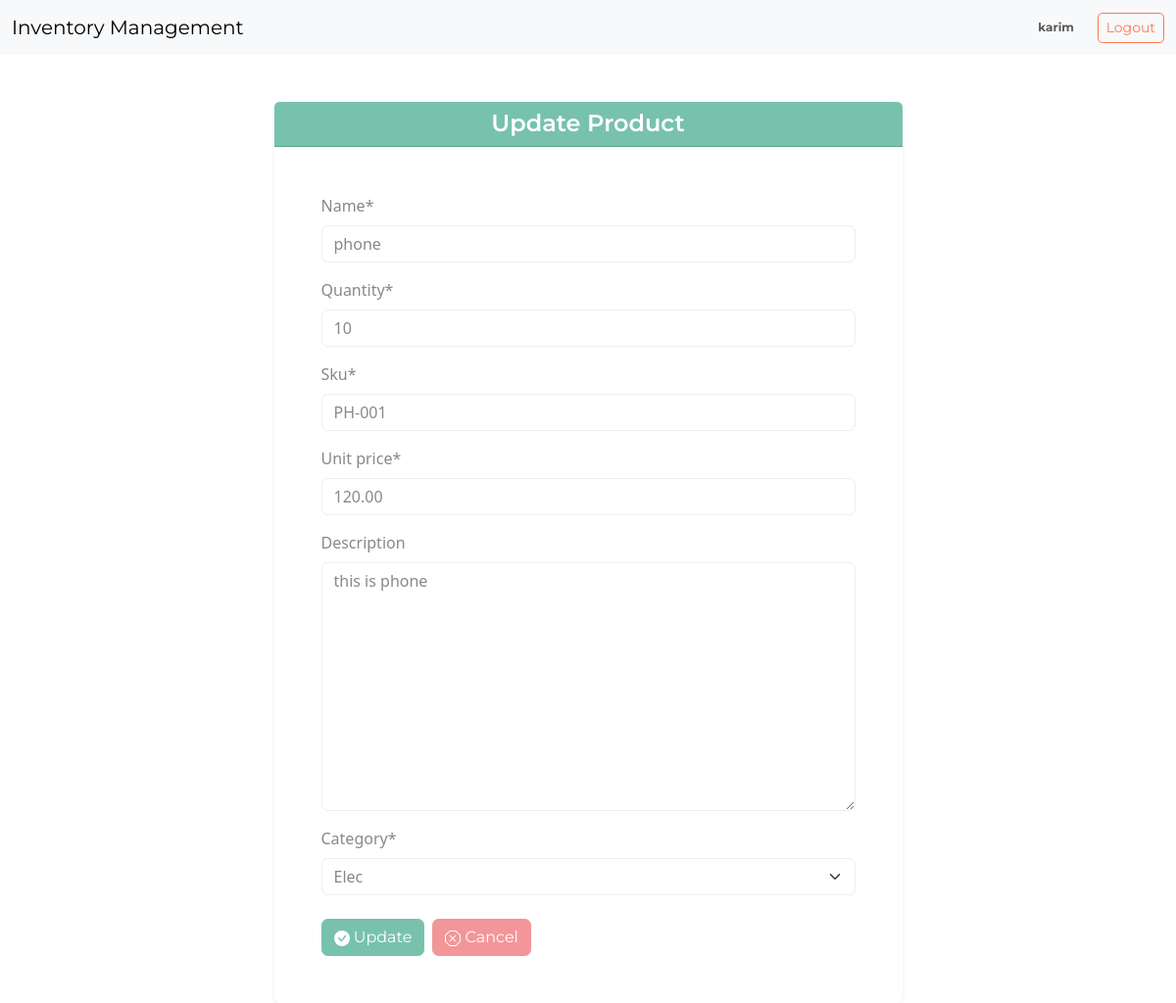
Page /update/PH-001 (signed in) on the earlier database version.
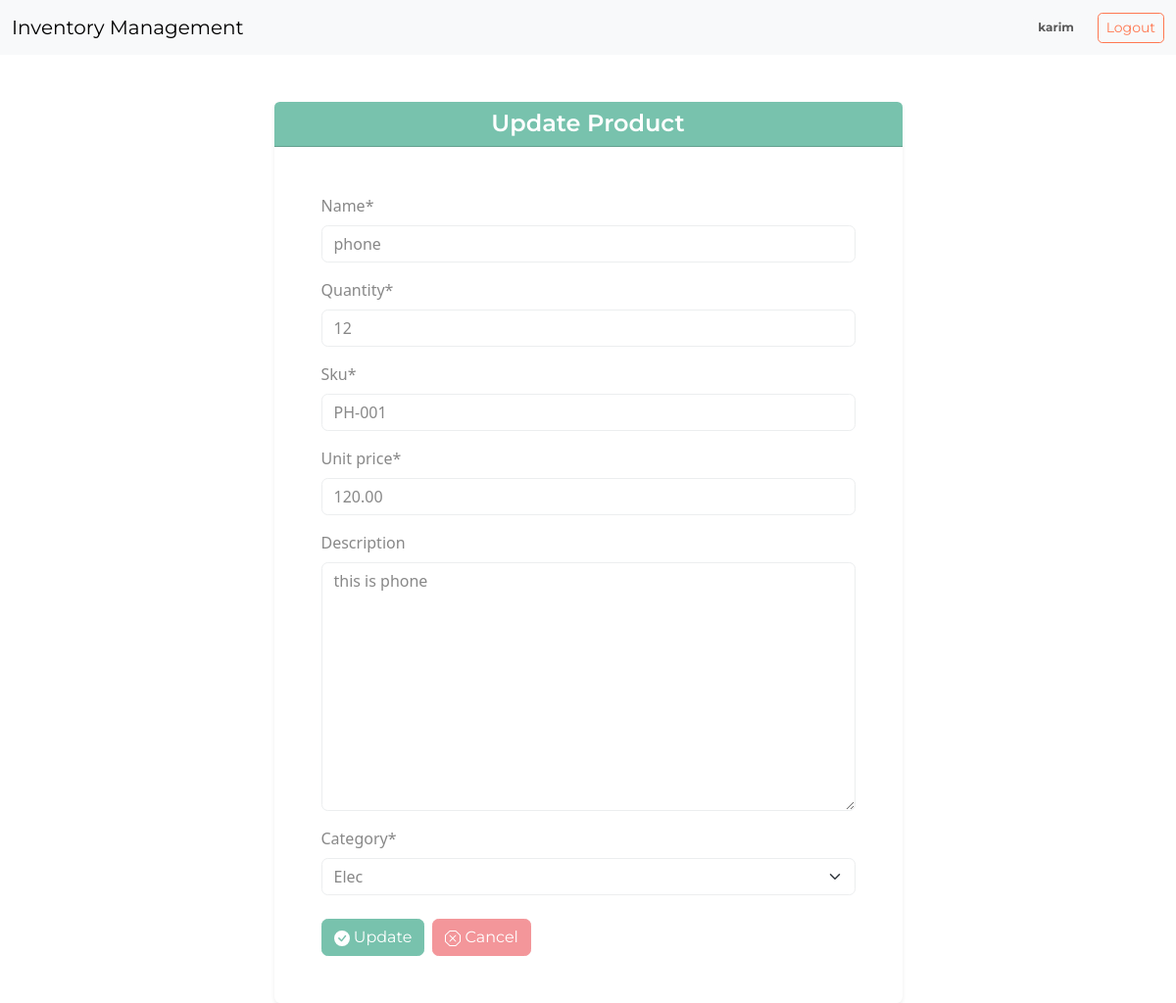
Same page on the later database version.
### inventory/models.py (models this page shows, shortened)
class TimeStampedModel(models.Model):
    created_at = models.DateTimeField(auto_now_add=True)
    updated_at = models.DateTimeField(auto_now=True)
    class Meta:
        abstract = True

class InventoryItem(TimeStampedModel):
    name = models.CharField(max_length=255)
    slug = models.SlugField(max_length=255, unique=True, blank=True)
    quantity = models.PositiveIntegerField(default=0)
    sku = models.CharField(
        unique=True,
        max_length=100,
    )
    unit_price = models.DecimalField(
        max_digits=10, decimal_places=2, validators=[MinValueValidator(0)]
    )
    reorder_level = models.PositiveIntegerField(
        default=10, help_text="min quantity before reorder alert"
    )
    description = models.TextField(blank=True)
    is_active = models.BooleanField(default=True, help_text="Is this item active?")
    category = models.ForeignKey(
        Category, on_delete=models.PROTECT, related_name="inventory_items"
    )
    created_by = models.ForeignKey(
        settings.AUTH_USER_MODEL,
        on_delete=models.SET_NULL,
        null=True,
        related_name="created_items",
    )
    updated_by = models.ForeignKey(
        settings.AUTH_USER_MODEL,
        on_delete=models.SET_NULL,
        null=True,
        related_name="updated_items",
    )
    class Meta:
        ordering = ["-created_at"]
        verbose_name = "Inventory Item"
        verbose_name_plural = "Inventory Items"
        indexes = [
            models.Index(fields=["sku"]),
            models.Index(fields=["is_active"]),
            models.Index(fields=["is_active", "name"]),
            models.Index(fields=["is_active", "quantity"]),
            models.Index(fields=["is_active", "category"]),
        ]
        constraints = [
            models.CheckConstraint(
                condition=models.Q(quantity__gte=0),
                name="quantity_non_negative",
            ),
            models.CheckConstraint(
                condition=models.Q(unit_price__gte=0), name="price_non_negative"
            ),
        ]

class Category(TimeStampedModel):
    name = models.CharField(max_length=100, unique=True)
    is_active = models.BooleanField(default=True, help_text="Is this category active?")
    objects = ActiveManager()
    all_objects = models.Manager()
    class Meta:
        ordering = ["name"]
        verbose_name = "Category"
        verbose_name_plural = "Categories"
        indexes = [models.Index(fields=["name", "is_active"])]
    def __str__(self):
        return self.name

### inventory/views.py (the view)
# urls.py: path("update/<str:sku>", ItemUpdate.as_view(), name="update_item"),
class ItemUpdate(LoginRequiredMixin, UpdateView):
    model = InventoryItem
    form_class = ItemForm
    success_url = reverse_lazy("dashboard")
    template_name = "inventory/items_form.html"
    slug_field = "sku"
    slug_url_kwarg = "sku"

### inventory/forms.py (shortened to what this page needs)
class ItemForm(forms.ModelForm):
    class Meta:
        model = InventoryItem
        fields = ["name", "quantity", "sku", "unit_price", "description", "category"]

### inventory/templates/inventory/items_form.html (shortened to what this page needs)
{% extends 'base.html' %}
{% load crispy_forms_tags %}
{% block content %}
<div class="container mt-5">
  <div class="row justify-content-center">
    <div class="col-lg-7 col-md-9">
      <div class="card shadow-sm border-0">
        <div class="card-header bg-primary text-white text-center py-2">
          {% if form.instance.sku %}
          <h4 class="mb-0 fw-semibold">Update Product</h4>
          {% else %}
          <h4 class="mb-0 fw-semibold">Create New Product</h4>
          {% endif %}
        </div>
        <div class="card-body p-md-5 p-4">
          <form method="post">
            {{ form|crispy }}
            <div class="d-flex gap-2 mt-4">
              <button type="submit" class="btn btn-primary">
                {% if form.instance.sku %} Update {% else %} Create {% endif %}
              </button>
              <a href="{% url 'dashboard' %}" class="btn btn-secondary">
                 Cancel
              </a>
            </div>
          </form>
        </div>
      </div>
    </div>
  </div>
</div>
{% endblock %}

### inventory/templates/base.html (shortened to what this page needs)
<!DOCTYPE html>
<html lang="en">
<head>
  <link href="https://bootswatch.com/5/minty/bootstrap.min.css" rel="stylesheet">
</head>
<body>
  {% include 'navbar.html' %}
  {% block content %}
  {% endblock content %}
</body>
</html>

### inventory/templates/navbar.html (shortened to what this page needs)
<nav class="navbar bg-light">
  <div class="container-fluid">
    <a class="navbar-brand" href="{% url 'index' %}">
      Inventory Management
    </a>
    <div class="d-flex align-items-center ms-auto">
      <ul class="navbar-nav flex-row gap-3">
        {% if user.is_authenticated %}
        <li class="nav-item d-flex align-items-center">
          <span class="badge bg-light bg">{{ request.user }}</span>
        </li>
        <li class="nav-item">
          <form action="{% url 'logout' %}" method="post">
            <button type="submit" class="btn btn-outline-danger btn-sm">
              Logout
            </button>
          </form>
        </li>
        {% endif %}
      </ul>
    </div>
  </div>
</nav>

Differences in the rows shown:
changed InventoryItem "PH-001": quantity "10" → "12"
